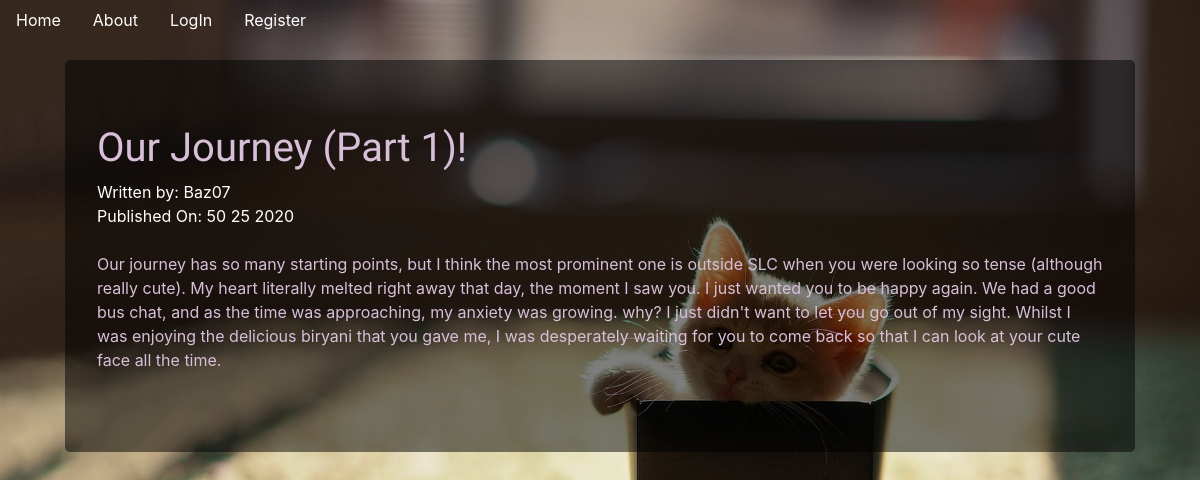
The page /1 on the database its author committed.
### companyblog/models.py (models this page shows, shortened)
class BlogPost(db.Model):
    users = db.relationship(User)
    id = db.Column(db.Integer, primary_key=True)
    user_id = db.Column(db.Integer, db.ForeignKey('users.id'), nullable=False) ## users: Table name
    date = db.Column(db.DateTime, nullable = False, default = datetime.utcnow)
    title = db.Column(db.String(100), nullable = False)
    text = db.Column(db.Text, nullable= False)

class User(db.Model, UserMixin): ## UserMixin For Login
    __tablename__ = "users"
    id = db.Column(db.Integer, primary_key = True)
    profile_image = db.Column(db.String(64), nullable=False, default = 'default_profile.png')
    email = db.Column(db.String(64), unique = True, index =True)
    username = db.Column(db.String(64), unique = True, index = True)
    password_hash = db.Column(db.String(128))
    posts = db.relationship('BlogPost', backref = "author", lazy=True)

### companyblog/users/views.py (the view)
@users.route("/<username>")
def user_posts(username):
    page = request.args.get('page', 1, type=int)
    user = User.query.filter_by(username = username).first_or_404()
    blog_posts = BlogPost.query.filter_by(author = user).order_by(BlogPost.date.desc()).paginate(page = page, per_page = 5)
    return render_template("user_blog_posts.html", blog_posts = blog_posts, user = user)

### companyblog/blogpost/views.py (called while the page is built)
@blog_posts.route('/<int:blog_post_id>')
def blog_post(blog_post_id):
    blog_post = BlogPost.query.get_or_404(blog_post_id)
    return render_template('blog_post.html', title = blog_post.title,
                            date = blog_post.date, post=blog_post)

### companyblog/templates/blog_post.html (shortened to what this page needs)
{% extends "base.html" %}
{% block content %}
<div class = "jumbotron">
    <h1>{{post.title}}</h1>
    <h7>Written by: {{post.author.username}}</h7>
    <br>
    <h7>Published On: {{post.date.strftime('%M %d %Y')}}</h7>
    <br>
    <br>
    <p id="text_color">{{post.text}}</p>
</div>
{% endblock %}

### companyblog/templates/base.html (style rules this page uses)
body { background-image: url(../static/4.jpg); background-repeat: no-repeat; background-attachment: fixed; background-size: 100%; }

### companyblog/templates/blog_post.html (style rules this page uses)
.jumbotron { background: #7f7f7f; background: rgba(0,0,0,0.5); margin: 20px; }
h1 { color: thistle; font-family: 'Caveat', cursive; font-family: 'Dancing Script', cursive; font-family: 'Parisienne', cursive; font-family: 'Special Elite', cursive; }
h7 { color: white; }
#text_color { color: thistle; }

### rows shown on the page
BlogPost: title "Our Journey (Part 1)!", date "50 25 2020", text "Our journey has so many starting points, but I think the most prominent one is outside SLC when you were looking so tense (although really cute). My heart literally melted right away that day, the moment I saw you. I just wanted you to be happy again. We had a good bus chat, and as the time was approaching, my anxiety was growing. why? I just didn't want to let you go out of my sight. Whilst I was enjoying the delicious biryani that you gave me, I was desperately waiting for you to come back so that I can look at your cute face all the time."
User: author.username "Baz07"
